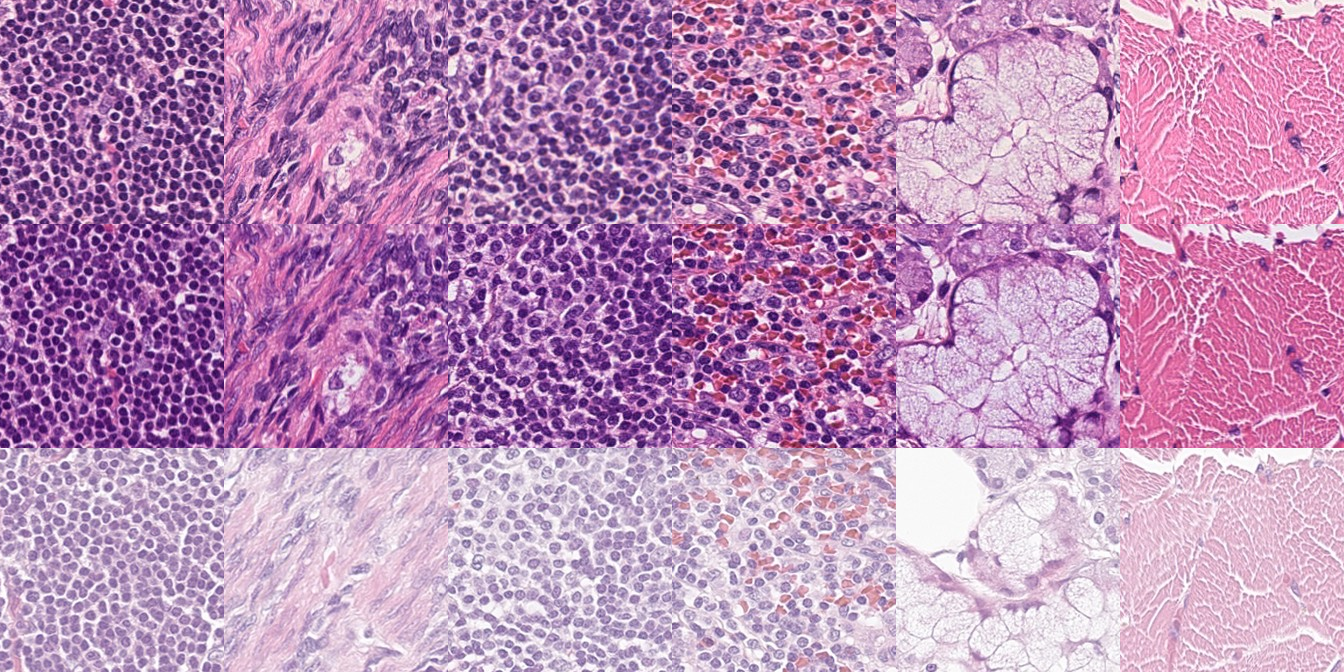
#> input picture paper/data/grid_batch_tiles.webp, 1344 x 672 px
$ python paper_figures.py
#> lines starting #> are read from the running program, lines starting #| are printed output that depends on the picture
### src/spectra/paths.py
"""Every filesystem root this project reads or writes, resolved in ONE place.

Why this module exists
----------------------
Scripts here used to carry absolute paths from the machine they were written on -- one
author's home directory for the checkout and runs, one cluster's scratch volume for the
PLISM corpus and the THUNDER/HEST harness outputs, one LaTeX tree for the tables.  None
of them were wrong; all of them were unrunnable anywhere else, and there was no single
file to edit to move them.

So every root is now an environment variable with a repo-relative default:

    SPECTRA_REPO          the checkout itself                  (auto-detected)
    SPECTRA_RUNS          training run directories             <repo>/runs
    SPECTRA_DATA          shared corpus/scratch root           <repo>/data_root
    SPECTRA_PLISM         PLISM corpus (raw .h5)               <data>/plism
    SPECTRA_PLISM_PACKED  repacked PLISM tiles                 <plism>/repacked
    SPECTRA_THUNDER       THUNDER base data folder             <data>/thunder
    SPECTRA_HEST_WORK     HEST work dir (embeddings/results)   <data>/hest_work
    SPECTRA_HEST_BENCH    HEST-benchmark data                  <data>/hest_bench
    SPECTRA_EVALS         cell-harness eval outputs            <data>/full-evals
    SPECTRA_HF_HOME       HuggingFace cache root               <data>/huggingface
    SPECTRA_INPUTS        local base-model weight roots        <data>/inputs
    SPECTRA_CELLS         per-checkpoint eval "cells"          <repo>/cells
    SPECTRA_PAPER         LaTeX source dir (tables/, figures/) <repo>/paper
    SPECTRA_SNAPSHOTS     pinned code snapshots                <repo>/snapshots
    SPECTRA_BACKUPS       result backups off volatile storage  <repo>/result_backups

A root that is *derived* from another (``SPECTRA_PLISM`` from ``SPECTRA_DATA``) follows
it automatically, so relocating the whole corpus is one variable, not eight.

``.env``
--------
Setting fifteen variables in every shell and every sbatch is not a workflow, so an
optional ``.env`` at the repo root is read at import time.  It is a deliberately dumb
parser -- ``KEY=value`` lines, ``#`` comments, optional surrounding quotes, an optional
``export`` prefix -- because adding a dependency to read a config file is worse than the
problem it solves.  **A variable already present in the real environment always wins**,
so ``SPECTRA_RUNS=/tmp/x python scripts/foo.py`` overrides the file rather than fighting
it.  ``.env`` is gitignored (it describes one machine); ``.env.example`` is committed.

Nothing here creates directories or checks that they exist.  A root that is missing is a
missing corpus, and the script that needs it should say so at the point of use, naming
the variable -- not fail at import for a root it never touches.
"""

from __future__ import annotations

import os
from pathlib import Path

__all__ = [
    "REPO",
    "RUNS",
    "DATA",
    "PLISM",
    "PLISM_PACKED",
    "THUNDER",
    "HEST_WORK",
    "HEST_BENCH",
    "EVALS",
    "HF_HOME",
    "INPUTS",
    "CELLS",
    "PAPER",
    "PAPER_TABLES",
    "PAPER_FIGURES",
    "SNAPSHOTS",
    "BACKUPS",
    "load_dotenv",
    "alias_legacy_env",
    "env_path",
    "export_legacy_env",
    "describe",
]


def _repo_root() -> Path:
    """The checkout this file lives in: ``src/spectra/paths.py`` -> up three."""
    return Path(__file__).resolve().parent.parent.parent


def load_dotenv(path: Path | None = None) -> dict[str, str]:
    """Read ``<repo>/.env`` into ``os.environ`` WITHOUT overriding the real environment.

    Returns the mapping that was applied (empty if the file does not exist).  Malformed
    lines are skipped silently rather than raising: a stray line in a convenience file
    must never be the reason a training job dies.
    """
    path = path or (_repo_root() / ".env")
    applied: dict[str, str] = {}
    try:
        text = path.read_text(encoding="utf-8")
    except OSError:
        return applied
    for raw in text.splitlines():
        line = raw.strip()
        if not line or line.startswith("#"):
            continue
        if line.startswith("export "):
            line = line[len("export ") :].lstrip()
        if "=" not in line:
            continue
        key, value = line.split("=", 1)
        key = key.strip()
        value = value.strip()
        if len(value) >= 2 and value[0] == value[-1] and value[0] in "\"'":
            value = value[1:-1]
        if not key or key in os.environ:
            continue
        os.environ[key] = value
        applied[key] = value
    return applied


def alias_legacy_env() -> dict[str, str]:
    """Mirror ``WAIV_*`` <-> ``SPECTRA_*`` in ``os.environ``, neither side clobbering.

    The pinned code snapshots under :data:`SNAPSHOTS` were frozen under an earlier
    internal package name, and those copies still read ``WAIV_PACKED_DIR``,
    ``WAIV_BACKBONE`` and friends.  A pin is frozen on purpose, so rather than rewrite
    one, both spellings are published.  Returns what it added.  ``scripts/_env.sh`` does
    the same thing for the shell.  Delete this once no pin in use reads the old names.
    """
    applied: dict[str, str] = {}
    for key in list(os.environ):
        if key.startswith("WAIV_"):
            other = "SPECTRA_" + key[len("WAIV_"):]
        elif key.startswith("SPECTRA_"):
            other = "WAIV_" + key[len("SPECTRA_"):]
        else:
            continue
        if other not in os.environ:
            os.environ[other] = os.environ[key]
            applied[other] = os.environ[key]
    return applied


load_dotenv()
alias_legacy_env()


def env_path(name: str, default: Path | str) -> Path:
    """``Path`` for environment variable ``name``, or ``default``. ``~`` is expanded."""
    raw = os.environ.get(name)
    if raw is None or not raw.strip():
        return Path(default)
    return Path(os.path.expanduser(raw.strip()))


REPO: Path = env_path("SPECTRA_REPO", _repo_root())

#: Training runs: checkpoints, ``ri_curve.json``, per-benchmark summaries.
RUNS: Path = env_path("SPECTRA_RUNS", REPO / "runs")

#: Everything too big to live in the checkout: corpora, caches, harness outputs.
DATA: Path = env_path("SPECTRA_DATA", REPO / "data_root")

PLISM: Path = env_path("SPECTRA_PLISM", DATA / "plism")
PLISM_PACKED: Path = env_path("SPECTRA_PLISM_PACKED", PLISM / "repacked")

#: THUNDER's ``THUNDER_BASE_DATA_FOLDER``. Its own env var is honoured as a fallback so
#: an existing THUNDER shell keeps working without a SPECTRA_ variable being set.
THUNDER: Path = env_path(
    "SPECTRA_THUNDER",
    env_path("THUNDER_BASE_DATA_FOLDER", DATA / "thunder"),
)

HEST_WORK: Path = env_path("SPECTRA_HEST_WORK", DATA / "hest_work")
HEST_BENCH: Path = env_path("SPECTRA_HEST_BENCH", DATA / "hest_bench")

#: Output root of the per-checkpoint "cell" harness (pathorob/, thunder/, hest/, cptac/).
EVALS: Path = env_path("SPECTRA_EVALS", DATA / "full-evals")

#: HuggingFace cache. Never the default ``~/.cache`` -- on a cluster that fills /home.
HF_HOME: Path = env_path("SPECTRA_HF_HOME", DATA / "huggingface")

#: Root holding locally-served base-model weight directories (gated repos, converted
#: checkpoints). See ``spectra.models.backbones``.
INPUTS: Path = env_path("SPECTRA_INPUTS", DATA / "inputs")

#: One directory per evaluated checkpoint, each with its own ``model.py``.
CELLS: Path = env_path("SPECTRA_CELLS", REPO / "cells")

#: LaTeX source tree the table/figure generators write into.
PAPER: Path = env_path("SPECTRA_PAPER", REPO / "paper")
PAPER_TABLES: Path = env_path("SPECTRA_PAPER_TABLES", PAPER / "tables")
PAPER_FIGURES: Path = env_path("SPECTRA_PAPER_FIGURES", PAPER / "figures")

#: Frozen code snapshots a run was pinned to (``SPECTRA_PIN``).
SNAPSHOTS: Path = env_path("SPECTRA_SNAPSHOTS", REPO / "snapshots")

#: Durable copies of result JSON that otherwise live only on volatile scratch.
BACKUPS: Path = env_path("SPECTRA_BACKUPS", REPO / "result_backups")


# [33 lines left out: functions export_legacy_env, describe, not called in this run]


# [2 lines that do not run on import are left out]

### scripts/paper_figures.py
#!/usr/bin/env python3
"""Left panel of Figure 1 (grid_batch): three PLISM conditions x six registered locations.

    python3 scripts/paper_figures.py
      -> $SPECTRA_PAPER/figures/grid_batch_left.{pdf,png}
    python3 paper/scripts/annotate_grid_batch.py
      -> $SPECTRA_PAPER/figures/grid_batch.{pdf,png}   (the figure in the paper)

Reads the PLISM corpus when SPECTRA_PLISM_PACKED has it, else the 18 frozen tiles in
paper/data/grid_batch_tiles.webp. paper/make_all.sh runs both steps.

base_to_tuned() below is the SUPERSEDED two-panel version (it reproduces
figures/unused/base_to_tuned.old.pdf). The paper's Figure 2 is
paper/scripts/make_base_to_tuned.py.
"""
import re
import sys
from pathlib import Path

sys.path.insert(0, str(Path(__file__).resolve().parent))
from _config import PAPER_FIGURES, PLISM_PACKED, REPO  # noqa: E402
import matplotlib
matplotlib.use("Agg")
import matplotlib.pyplot as plt
from matplotlib.patches import Rectangle, FancyArrowPatch

OUT = PAPER_FIGURES
INK, MUTED, ACCENT = "#1f2937", "#9ca3af", "#2563eb"
plt.rcParams.update({"font.size": 9, "font.family": "serif", "mathtext.fontset": "stix",
                     "axes.edgecolor": INK, "pdf.fonttype": 42, "ps.fonttype": 42,
                     "hatch.linewidth": 0.6})


PLISM = PLISM_PACKED
TILES = REPO / "paper/data/grid_batch_tiles.webp"
# Three acquisition conditions of one PLISM tissue-microarray design. Rows differ in
# scanner and/or stain; columns are registered tissue locations, so column i is the SAME
# physical location in every row. Locations chosen for tissue content (>0.9 non-white).
CONDITIONS = [("GMH_S210_to_GMH_S60",  "$c_a$  query row\n(scanner S210)"),
              ("GMH_S360_to_GMH_S60",  "$c_b$  candidate row\n(scanner S360)"),
              ("KRH_GT450_to_GMH_S60", "other condition\n(different stain)")]
LOCATIONS = [3123, 6940, 8675, 9022, 5205, 6246]
QUERY_COL = 2                                   # which column is the query / positive


def grid_batch():
    """Figure 1 drawn from REAL PLISM tiles rather than coloured boxes.

    The point the schematic could not make: the positive and its negatives are visually
    alike because they share one acquisition condition, while the query differs from its
    own positive in stain and scanner. That is the whole reason acquisition cannot be used
    to find the match. A previous box-and-hatch version is kept at
    figures/grid_batch.schematic.bak-*.{pdf,png}.
    """
    import numpy as np
    nrow, ncol = len(CONDITIONS), len(LOCATIONS)
    if (PLISM / f"{CONDITIONS[0][0]}.npy").exists():
        arrs = [np.load(PLISM / f"{c}.npy", mmap_mode="r") for c, _ in CONDITIONS]
        arrs = [[np.asarray(a[loc]) for loc in LOCATIONS] for a in arrs]
    else:
        # No corpus on this machine: use the 18 tiles frozen by
        # paper/scripts/extract_grid_batch.py (lossless 3 x 6 mosaic of 224 px tiles).
        from PIL import Image
        mos = np.asarray(Image.open(TILES).convert("RGB"))
#> mos is the input picture: shape (672, 1344, 3); mean R, G, B 189, 142.9, 185.8
        arrs = [[mos[r * 224:(r + 1) * 224, c * 224:(c + 1) * 224] for c in range(ncol)]
                for r in range(nrow)]
#> arrs = 3 items

    fig, axes = plt.subplots(nrow, ncol, figsize=(6.6, 3.15),
                             gridspec_kw={"wspace": 0.06, "hspace": 0.06})
    for r, (arr, (_code, label)) in enumerate(zip(arrs, CONDITIONS)):
        for c, loc in enumerate(LOCATIONS):
            ax = axes[r, c]
            ax.imshow(arr[c])
            ax.set_xticks([]); ax.set_yticks([])
            for sp in ax.spines.values():
                sp.set_linewidth(0.6); sp.set_edgecolor(MUTED)
            if r == 2:                                  # third condition: lighter spine only.
                # NO alpha/dimming -- this row really is lighter (mean brightness 205 vs
                # 163 and 150), and faking it would misrepresent the stain difference.
                for sp in ax.spines.values():
                    sp.set_edgecolor("#d1d5db")
            if r == 0 and c == QUERY_COL:               # query
                for sp in ax.spines.values():
                    sp.set_linewidth(2.4); sp.set_edgecolor(ACCENT)
            if r == 1:                                  # candidate row
                if c == QUERY_COL:                      # the positive
                    for sp in ax.spines.values():
                        sp.set_linewidth(2.4); sp.set_edgecolor(ACCENT)
                else:                                   # negatives
                    for sp in ax.spines.values():
                        sp.set_linewidth(1.2); sp.set_edgecolor(INK)
            if r == 0:
                ax.set_title(f"$i_{{{c + 1}}}$" if c != ncol - 1 else "$i_T$",
                             fontsize=7.5, pad=2)
        axes[r, 0].set_ylabel(label, fontsize=7.5, rotation=0, ha="right", va="center",
                              labelpad=6, color=INK if r < 2 else MUTED)
#> this loop made 3 passes
#> _code on passes 1 to 3: 'GMH_S210_to_GMH_S60', 'GMH_S360_to_GMH_S60', 'KRH_GT450_to_GMH_S60'

    # annotations
    axes[0, QUERY_COL].text(0.5, 0.5, "query", transform=axes[0, QUERY_COL].transAxes,
                            ha="center", va="center", fontsize=7, weight="bold",
                            color="white",
                            bbox=dict(fc=ACCENT, ec="none", pad=1.4, alpha=0.9))
    axes[1, QUERY_COL].text(0.5, 0.5, "positive", transform=axes[1, QUERY_COL].transAxes,
                            ha="center", va="center", fontsize=7, weight="bold",
                            color="white",
                            bbox=dict(fc=ACCENT, ec="none", pad=1.4, alpha=0.9))
    for c in range(ncol):
        if c != QUERY_COL:
            axes[1, c].text(0.5, 0.06, "neg.", transform=axes[1, c].transAxes,
                            ha="center", va="bottom", fontsize=6.2, color="white",
                            bbox=dict(fc=INK, ec="none", pad=0.9, alpha=0.75))

    fig.text(0.5, 1.03, "columns: corresponding registered locations",
             ha="center", va="bottom", fontsize=7.5, color=INK)
    OUT.mkdir(parents=True, exist_ok=True)
    fig.savefig(OUT / "grid_batch_left.pdf", bbox_inches="tight")
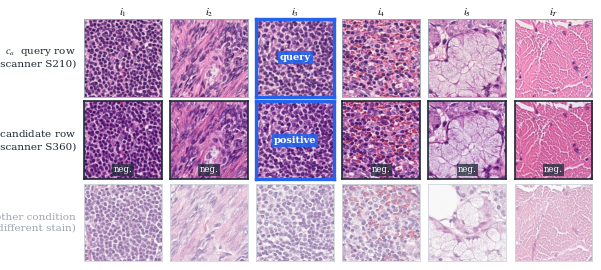
#> figure drawn by matplotlib, 18 panels
    # 1050 dpi (was 700, originally 200): this PNG is not just a preview --
    # annotate_grid_batch.py composites it as the left panel of the final figure, so its
    # pixel count sets the embedded raster resolution in grid_batch.pdf. 200 dpi here
    # capped the print figure at 100 ppi; 700 dpi supported a 400 ppi embed. The author
    # asked for 600 ppi, so this scales proportionally (700 * 600/400 = 1050) and keeps
    # the source comfortably above the final embed resolution.
    # The PLISM tiles themselves are 224x224 native and are drawn undownsampled.
    fig.savefig(OUT / "grid_batch_left.png", dpi=1050, bbox_inches="tight")


# [48 lines left out: function base_to_tuned, not called in this run]


if __name__ == "__main__":
    # base_to_tuned() is NO LONGER RUN from here. figures/base_to_tuned.pdf is owned by
    # paper/scripts/make_base_to_tuned.py, which draws all FOUR benchmarks (PathoROB,
    # HEST, CPTAC, and the six THUNDER tasks) by parsing the generated tables. The two-panel
    # version below is superseded; running it overwrites the four-panel figure with a
    # strictly worse one, which is exactly what happened once. Kept for reference only.
    grid_batch(); print("wrote grid_batch_left (left panel);"
                        " now run paper/scripts/annotate_grid_batch.py to composite")
